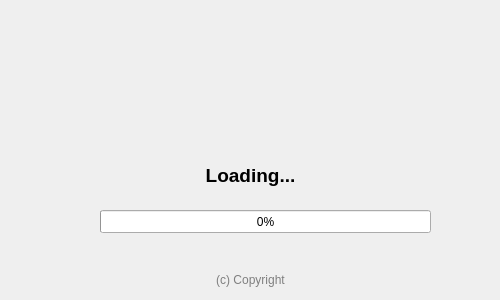
<?xml version="1.0" encoding="UTF-8"?>
<ui version="4.0">
 <class>SplashScreenClass</class>
 <widget class="QDialog" name="SplashScreenClass">
  <property name="geometry">
   <rect>
    <x>0</x>
    <y>0</y>
    <width>500</width>
    <height>300</height>
   </rect>
  </property>
  <property name="minimumSize">
   <size>
    <width>500</width>
    <height>300</height>
   </size>
  </property>
  <property name="maximumSize">
   <size>
    <width>500</width>
    <height>300</height>
   </size>
  </property>
  <property name="windowTitle">
   <string>SplashScreen</string>
  </property>
  <property name="windowIcon">
   <iconset resource="../resources.qrc">
    <normaloff>:/logo/resources/icon64.png</normaloff>:/logo/resources/icon64.png</iconset>
  </property>
  <widget class="QLabel" name="label">
   <property name="geometry">
    <rect>
     <x>0</x>
     <y>0</y>
     <width>500</width>
     <height>300</height>
    </rect>
   </property>
   <property name="text">
    <string/>
   </property>
   <property name="pixmap">
    <pixmap resource="../resources.qrc">:/other/resources/splashscreen.png</pixmap>
   </property>
   <property name="scaledContents">
    <bool>false</bool>
   </property>
  </widget>
  <widget class="QLabel" name="loading">
   <property name="geometry">
    <rect>
     <x>0</x>
     <y>160</y>
     <width>501</width>
     <height>31</height>
    </rect>
   </property>
   <property name="font">
    <font>
     <pointsize>14</pointsize>
     <weight>75</weight>
     <bold>true</bold>
    </font>
   </property>
   <property name="text">
    <string>Loading...</string>
   </property>
   <property name="alignment">
    <set>Qt::AlignCenter</set>
   </property>
  </widget>
  <widget class="QProgressBar" name="progressBar">
   <property name="geometry">
    <rect>
     <x>100</x>
     <y>210</y>
     <width>331</width>
     <height>23</height>
    </rect>
   </property>
   <property name="value">
    <number>0</number>
   </property>
  </widget>
  <widget class="QLabel" name="copyright">
   <property name="geometry">
    <rect>
     <x>0</x>
     <y>270</y>
     <width>501</width>
     <height>20</height>
    </rect>
   </property>
   <property name="styleSheet">
    <string>color: rgb(127, 127, 127);</string>
   </property>
   <property name="text">
    <string>(c) Copyright</string>
   </property>
   <property name="alignment">
    <set>Qt::AlignCenter</set>
   </property>
  </widget>
 </widget>
 <layoutdefault spacing="6" margin="11"/>
 <resources>
  <include location="../../resources.qrc"/>
 </resources>
 <connections/>
</ui>
